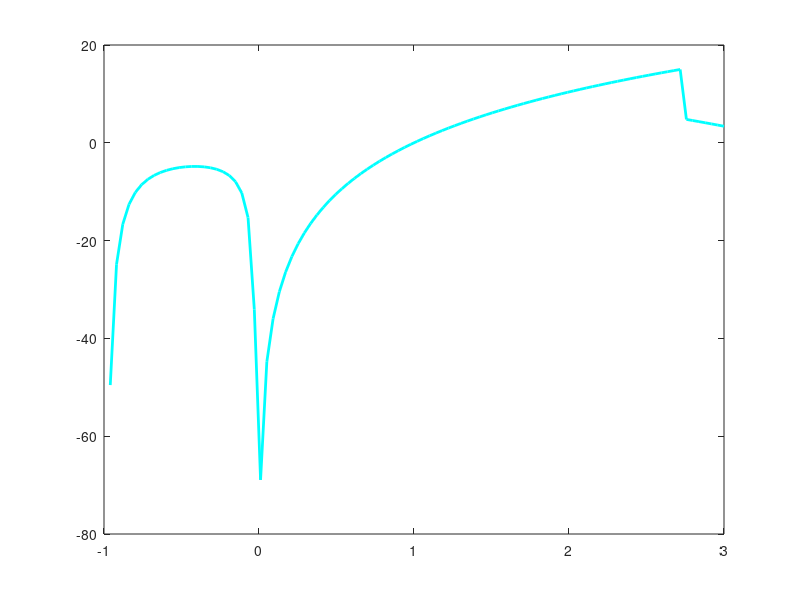

Write the MATLAB code that produced this figure. (Note: this script raises an error after producing the figure.)
%% Clean Up
clear; close all; clc;

%% Problem 1

x = linspace(-1,3,100);
y = zeros(length(x),1);

for i = 1:length(x)
   if(x(i) >= -1 && x(i) < 0)
       y(i) = (x(i)^2 + 1)/(x(i)^2 + x(i));
   elseif(x(i) >= 0 && x(i) < 2.718)
       y(i) = 15*log(x(i));
   else
       y(i) = 12.386 - x(i)^2;
   end
end

figure();
plot(x,y,'linewidth',2,'color', 'c');


%% Problem 2
times = [0 3.5];
y0 = 1;
a = 9.9;
b = 1.25;

funcHand = @(t,y)func2(t,y,a,b);

%Integrate with ode45
[YOUT, TOUT] = ode45(funcHand, times, y0);

%Saving to a .mat file
save('odestufff.mat', 'YOUT', 'TOUT');

%Plotting
figure();
plot(YOUT, TOUT, 'linewidth', 2);
grid on;


%Function
function dydt = func2(t,y,a,b)
    dydt = a*sin(y*t) + b*y;
end
